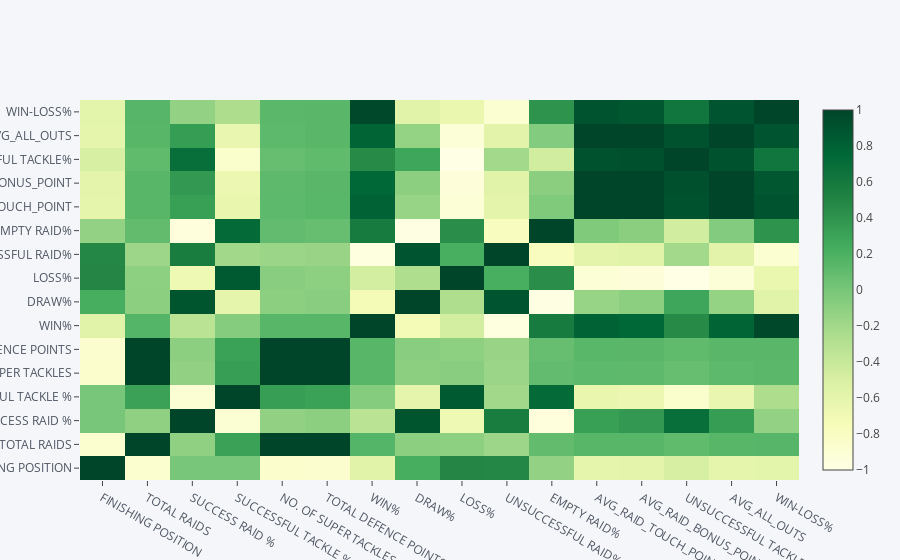

Source (notebook cell):
### Code cell
df6.corr().iplot(kind='heatmap',colorscale='ylgn')

### Figure 1 — Plotly figure (JSON) as saved in the notebook; plotly's stock layout.template omitted (floating-point values rounded to 4 significant figures; data arrays with more than 128 entries replaced by an {"elided": "..."} marker saying what was removed)
{"data": [{"colorscale": [[0, "rgb(255,255,229)"], [0.125, "rgb(247,252,185)"], [0.25, "rgb(217,240,163)"], [0.375, "rgb(173,221,142)"], [0.5, "rgb(120,198,121)"], [0.625, "rgb(65,171,93)"], [0.75, "rgb(35,132,67)"], [0.875, "rgb(0,104,55)"], [1, "rgb(0,69,41)"]], "type": "heatmap", "uid": "7abf47fb-e108-4637-b187-40dbaf7f30b1", "x": ["FINISHING POSITION", "TOTAL RAIDS", "SUCCESS RAID %", "SUCCESSFUL TACKLE %", "NO. OF SUPER TACKLES", "TOTAL DEFENCE POINTS", "WIN%", "DRAW%", "LOSS%", "UNSUCCESSFUL RAID%", "EMPTY RAID%", "AVG_RAID_TOUCH_POINT", "AVG_RAID_BONUS_POINT", "UNSUCCESSFUL TACKLE%", "AVG_ALL_OUTS", "WIN-LOSS%"], "y": ["FINISHING POSITION", "TOTAL RAIDS", "SUCCESS RAID %", "SUCCESSFUL TACKLE %", "NO. OF SUPER TACKLES", "TOTAL DEFENCE POINTS", "WIN%", "DRAW%", "LOSS%", "UNSUCCESSFUL RAID%", "EMPTY RAID%", "AVG_RAID_TOUCH_POINT", "AVG_RAID_BONUS_POINT", "UNSUCCESSFUL TACKLE%", "AVG_ALL_OUTS", "WIN-LOSS%"], "z": {"elided": "16x16 float values"}, "zmax": 1, "zmin": -0.9999}], "layout": {"legend": {"bgcolor": "#F5F6F9", "font": {"color": "#4D5663"}}, "paper_bgcolor": "#F5F6F9", "plot_bgcolor": "#F5F6F9", "title": {"font": {"color": "#4D5663"}}, "xaxis": {"gridcolor": "#E1E5ED", "showgrid": true, "tickfont": {"color": "#4D5663"}, "title": {"font": {"color": "#4D5663"}, "text": ""}, "zerolinecolor": "#E1E5ED"}, "yaxis": {"gridcolor": "#E1E5ED", "showgrid": true, "tickfont": {"color": "#4D5663"}, "title": {"font": {"color": "#4D5663"}, "text": ""}, "zerolinecolor": "#E1E5ED"}}}
